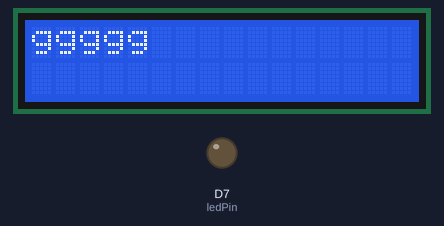
Recording of a sketch running on a simulated ESP8266 (NodeMCU). Shown: 16×2 character LCD, output pins drawn as LEDs (lit = HIGH). WiFi joins after 1.5 s; servers stay silent unless stated; the local clock reads 2024-03-15 10:24:30 at power-on unless the sketch sets it; the Firebase database answers and starts empty; what the sketch prints to the serial monitor is not drawn.

Above: at 0.2 s.
At 1.7 s:
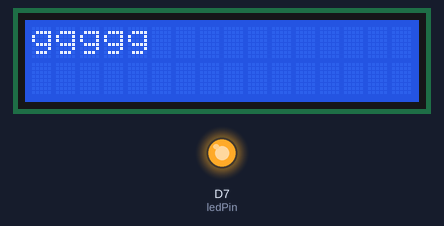
At 2.7 s:
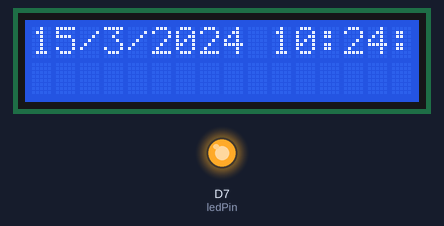
At 31.9 s:
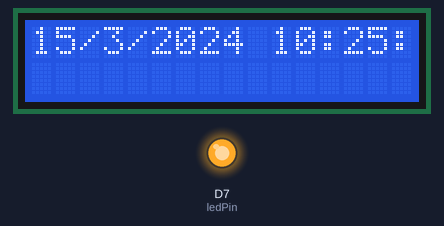
At 93.2 s:
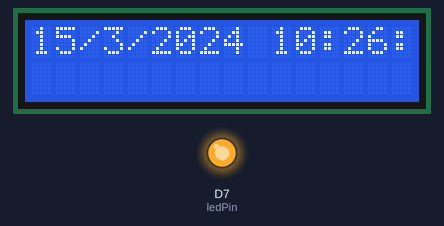

Measured:
- what the display in image 2 shows lasts 29.2 s, from 2.7 s to 31.9 s
- what the display in image 3 shows lasts 61.3 s, from 31.9 s to 93.2 s

The sketch:

reminder_firebase.ino
```cpp
#include <ESP8266WiFi.h>
#include <time.h>
#include <LiquidCrystal_I2C.h>
#define buzzer D5
#include <FirebaseArduino.h>


#define FIREBASE_HOST "albrain-c1bcc.firebaseio.com"

const char* ssid = "bouk.etcha7ma";
const char* password = "01010101";
String c = "medecine String";
String reponse = "done:)" ;
#define FIREBASE_AUTH "fqe1LwMwL1L1E8qejIe8k3eEaSLkMdo0AL4pgcKX"

#define LED 2
int ledPin = 13;
int timezone = 1 * 3600;
int dst = 0;
float total=17 ;
const int yes = D7;//A0;
const int no = D8;//A1;
int arret = 0;
int H ;
int M ;
float take_medecine = 15 ;


LiquidCrystal_I2C lcd(0x25, 20, 4);
void setup() {

  pinMode(yes, INPUT_PULLUP);
  digitalWrite(yes, HIGH);
  pinMode(no, INPUT_PULLUP);
  digitalWrite(no, HIGH);
  lcd.begin(16, 2);    // The begin call takes the width and height. This
  lcd.init();          // Should match the number provided to the constructor.
  lcd.backlight();     // Turn on the backlight.
  lcd.setCursor(0, 0);
  lcd.print("ggggg");


  pinMode(ledPin, OUTPUT);
  digitalWrite(ledPin, LOW);

  Serial.begin(115200);
  Serial.println();
  Serial.print("Wifi connecting to ");
  Serial.println( ssid );

  WiFi.begin(ssid, password);

  Serial.println();

  Serial.print("Connecting");

  while ( WiFi.status() != WL_CONNECTED ) {
    delay(500);
    Serial.print(".");
  }

  digitalWrite( ledPin , HIGH);
  Serial.println();

  Serial.println("Wifi Connected Success!");
  Serial.print("NodeMCU IP Address : ");
  Serial.println(WiFi.localIP() );
  ;

  configTime(timezone, dst, "pool.ntp.org", "time.nist.gov");
  Serial.println("\nWaiting for Internet time");
  Firebase.begin(FIREBASE_HOST, FIREBASE_AUTH);
  while (!time(nullptr)) {
    Serial.print("*");
    delay(1000);
  }
  Serial.println("\nTime response....OK");

}

void loop() {
  show_time();

  alarm(H, M, c);

  firebase();
  if ( digitalRead(yes) == LOW) {
    Serial.print("yeeees");
  }
}
void show_time() {

  time_t now = time(nullptr);
  struct tm* p_tm = localtime(&now);
  Serial.print(p_tm->tm_mday);
  Serial.print("/");
  Serial.print(p_tm->tm_mon + 1);
  Serial.print("/");
  Serial.print(p_tm->tm_year + 1900);


  Serial.print(" ");

  Serial.print(p_tm->tm_hour);
  Serial.print(":");
  Serial.print(p_tm->tm_min);
  Serial.print(":");
  Serial.println(p_tm->tm_sec);

  delay(1000);


  lcd.setCursor(0, 0); // Move the cursor characters to the right and
  lcd.print(p_tm->tm_mday);
  lcd.print("/");
  lcd.print(p_tm->tm_mon + 1);
  lcd.print("/");
  lcd.print(p_tm->tm_year + 1900);


  lcd.print(" ");              // zero characters down (line 1).
  lcd.print(p_tm->tm_hour);
  lcd.print(":");
  lcd.print(p_tm->tm_min);
  lcd.print(":");
  lcd.println(p_tm->tm_sec);

}


void alarm(int a , int b , String c1) {

  time_t now = time(nullptr);
  struct tm* p_tm = localtime(&now);
  while (p_tm->tm_hour == a && p_tm->tm_min == b && arret == 0  ) {
    Buzz();

  Firebase.setInt("total",( Firebase.getInt("total"))+1);
    //******* ajout
    lcd.clear();
    lcd.setCursor(0, 0);
    lcd.print("Medicine time");
    lcd.setCursor(0, 1);
    lcd.print(" YES/NO");

    Serial.print(c1);


    if ( digitalRead(yes) == LOW  && arret == 0) {
      reponse = "done:)";
      lcd.setCursor(0, 1);
      lcd.print("                                 ");

      lcd.setCursor(0, 1);
      lcd.print("                                        ");
      lcd.setCursor(4, 1);
      lcd.print("YES");
      Serial.print("YES");

      delay(3000);
      lcd.setCursor(4, 1);
      lcd.print("                                    ");
      arret = 1;
     // Firebase.setFloat("take_medecine",(Firebase.getFloat("take_medecine"))+1);
      take_medecine = take_medecine + 1;
      total = total + 1;

    }
    if (digitalRead(no) == LOW && arret == 0) {
      reponse = "not done";
      lcd.setCursor(0, 0);
      lcd.print("                                 ");

      lcd.setCursor(0, 1);
      lcd.print("                                        ");
      lcd.setCursor(1, 1);
      lcd.print("NO");
      delay(3000);
      lcd.setCursor(0, 1);
      lcd.print("           ");
      arret = 1;
      total = total + 1;
    }
  }
}


void Buzz() {
  analogWrite(buzzer, 1000); // Send 1KHz sound signal...
  delay(100);
  digitalWrite(buzzer, LOW);
}
void firebase() {

  //Firebase.setInt("heure", 11);
  //Firebase.setInt("minute",20);
  //Firebase.setString("nom d'alarme","rappel medicaments");
  Firebase.setString("reponse", reponse);

  // set bool value
 // Firebase.setInt("medecine", take_medecine);
  int heu = Firebase.getInt("total");
  H = Firebase.getInt("hour");
  M = Firebase.getInt("minute");
  c = Firebase.getString("subject");


  float statistique =  take_medecine/total*100 ;


 Firebase.setFloat("statistcs", statistique);
  Serial.print(H);
  Serial.print("    ");

  Serial.print(M);
  Serial.print("    ");

  Serial.print(c);

  Serial.print("    ");
  Serial.print(statistique);


  // handle error
  if (Firebase.failed()) {
    Serial.print("setting /send failed:");
    Serial.println(Firebase.error());
    return;
  }
  delay(1000);
}
```
